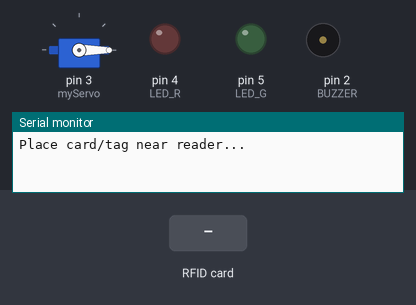
A sketch run on a simulated Arduino Uno, built with avr-gcc and run on an emulated ATmega328P. On the bench: servo, output pins drawn as LEDs (lit = HIGH), buzzer (waves = sounding), the last lines printed to the serial monitor. The test bench sets the inputs (shaded band). The local clock reads 2024-03-15 10:24:30 at power-on unless the sketch sets it; pins used as bus, display or sensor lines are not drawn.

Above: at 1.2 s.
1.3 s: RFID card 5E 7A 19 C4 held to the reader
At 3.0 s:
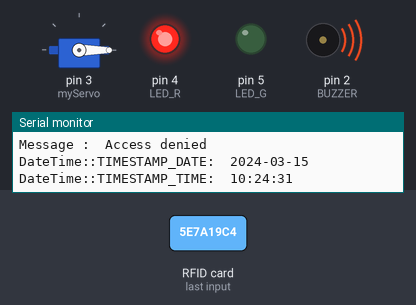
3.3 s: RFID card DA 49 24 B0 held to the reader
At 9.9 s:
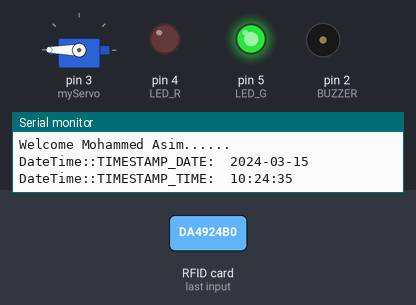
Timing chart, 0 to 15.9 s (numbered marks = the images above; inputs shaded):
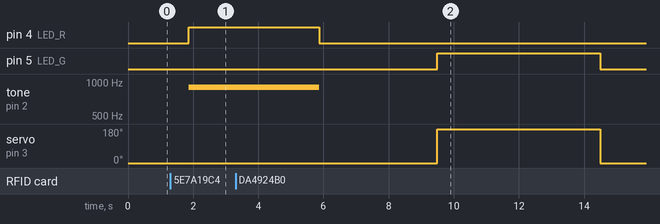

Measured:
- after the input at 1.3 s, pin 4 (LED_R): LOW → HIGH after 0.57 s; tone on pin 2 (BUZZER): silent → 900 Hz after 0.57 s
- after the input at 3.3 s, pin 5 (LED_G): LOW → HIGH after 6.2 s, → LOW 5.0 s later; servo on pin 3 (myServo): 0° → 180° after 6.2 s, → 0° 5.0 s later

The sketch:

finaleeeeeee.ino
```cpp
#include <SPI.h>
#include <MFRC522.h>
#include <Servo.h>
#include "RTClib.h"
#define SS_PIN 10
#define RST_PIN 9
#define LED_G 5 //define green LED pin
#define LED_R 4 //define red LED
#define BUZZER 2 //buzzer pin
RTC_DS1307 rtc;
MFRC522 mfrc522(SS_PIN, RST_PIN);   // Create MFRC522 instance.
Servo myServo; //define servo name

void setup()
{
  Serial.begin(9600);   // Initiate a serial communication
  SPI.begin();      // Initiate  SPI bus
  mfrc522.PCD_Init();   // Initiate MFRC522
  myServo.attach(3); //servo pin
  myServo.write(0); //servo start position
  pinMode(LED_G, OUTPUT);
  pinMode(LED_R, OUTPUT);
  pinMode(BUZZER, OUTPUT);
  noTone(BUZZER);
  Serial.println("Place card/tag near reader...");
  Serial.println();
  rtc.begin();
  if (! rtc.isrunning()) {
    Serial.println("RTC is NOT running!");
    // following line sets the RTC to the date & time this sketch was compiled
    rtc.adjust(DateTime(F(__DATE__), F(__TIME__)));
    // This line sets the RTC with an explicit date & time, for example to set
    Serial.println("Place card/tag near reader...");
  }

}
void loop()
{

  DateTime time = rtc.now();
  // Look for new cards
  if ( ! mfrc522.PICC_IsNewCardPresent())
  {
    return;
  }
  // Select one of the cards
  if ( ! mfrc522.PICC_ReadCardSerial())
  {
    return;
  }
  //Show UID on serial monitor
  String content= "";
  byte letter;
  for (byte i = 0; i < mfrc522.uid.size; i++)
  {
     //Serial.print(mfrc522.uid.uidByte[i] < 0x10 ? " 0" : " ");
     //Serial.print(mfrc522.uid.uidByte[i], HEX);
     content.concat(String(mfrc522.uid.uidByte[i] < 0x10 ? " 0" : " "));
     content.concat(String(mfrc522.uid.uidByte[i], HEX));
  }
  Serial.println();
  Serial.print("Message : ");
  content.toUpperCase();
  if (content.substring(1) == "DA 49 24 B0") //change here the UID of the card/cards that you want to give access
  {
    Serial.println("Authorized access");
    Serial.println("USN: 1RV21EC099");
    Serial.println("Welcome Mohammed Asim......");
     Serial.println(String("DateTime::TIMESTAMP_DATE:\t")+time.timestamp(DateTime::TIMESTAMP_DATE));

    //Full Timestamp
    Serial.println(String("DateTime::TIMESTAMP_TIME:\t")+time.timestamp(DateTime::TIMESTAMP_TIME));

    delay(3000);

    Serial.println();
    delay(500);
    digitalWrite(LED_G, HIGH);
     myServo.write(180);
    delay(5000);
    myServo.write(0);
    digitalWrite(LED_G, LOW);
    Serial.println();
    Serial.println();
    Serial.println("Place card/tag near reader...");
  }
  else if (content.substring(1) == "03 AD A1 A9") //change here the UID of the card/cards that you want to give access
  {
    Serial.println("Authorized access");
    Serial.println("USN : 1RV21EC167");
    Serial.println("Welcome Sourish G......");
    Serial.println();
    //Serial.println(String("DateTime::TIMESTAMP_FULL:\t")+time.timestamp(DateTime::TIMESTAMP_FULL));

     //Date Only
    Serial.println(String("DateTime::TIMESTAMP_DATE:\t")+time.timestamp(DateTime::TIMESTAMP_DATE));

    //Full Timestamp
    Serial.println(String("DateTime::TIMESTAMP_TIME:\t")+time.timestamp(DateTime::TIMESTAMP_TIME));
    delay(3000);

    delay(500);
    digitalWrite(LED_G, HIGH);
     myServo.write(180);
    delay(5000);
    myServo.write(0);
    digitalWrite(LED_G, LOW);
     Serial.println();
    Serial.println();
    Serial.println("Place card/tag near reader...");
  }

 else   {

    Serial.println(" Access denied");
  Serial.println(String("DateTime::TIMESTAMP_DATE:\t")+time.timestamp(DateTime::TIMESTAMP_DATE));

    //Full Timestamp
    Serial.println(String("DateTime::TIMESTAMP_TIME:\t")+time.timestamp(DateTime::TIMESTAMP_TIME));
    delay(500);
    digitalWrite(LED_R, HIGH);
    tone(BUZZER, 900);
    delay(4000);
   digitalWrite(LED_R, LOW);
   noTone(BUZZER);
    Serial.println();
    Serial.println();
    Serial.println("Place card/tag near reader...");
  }
}
```
